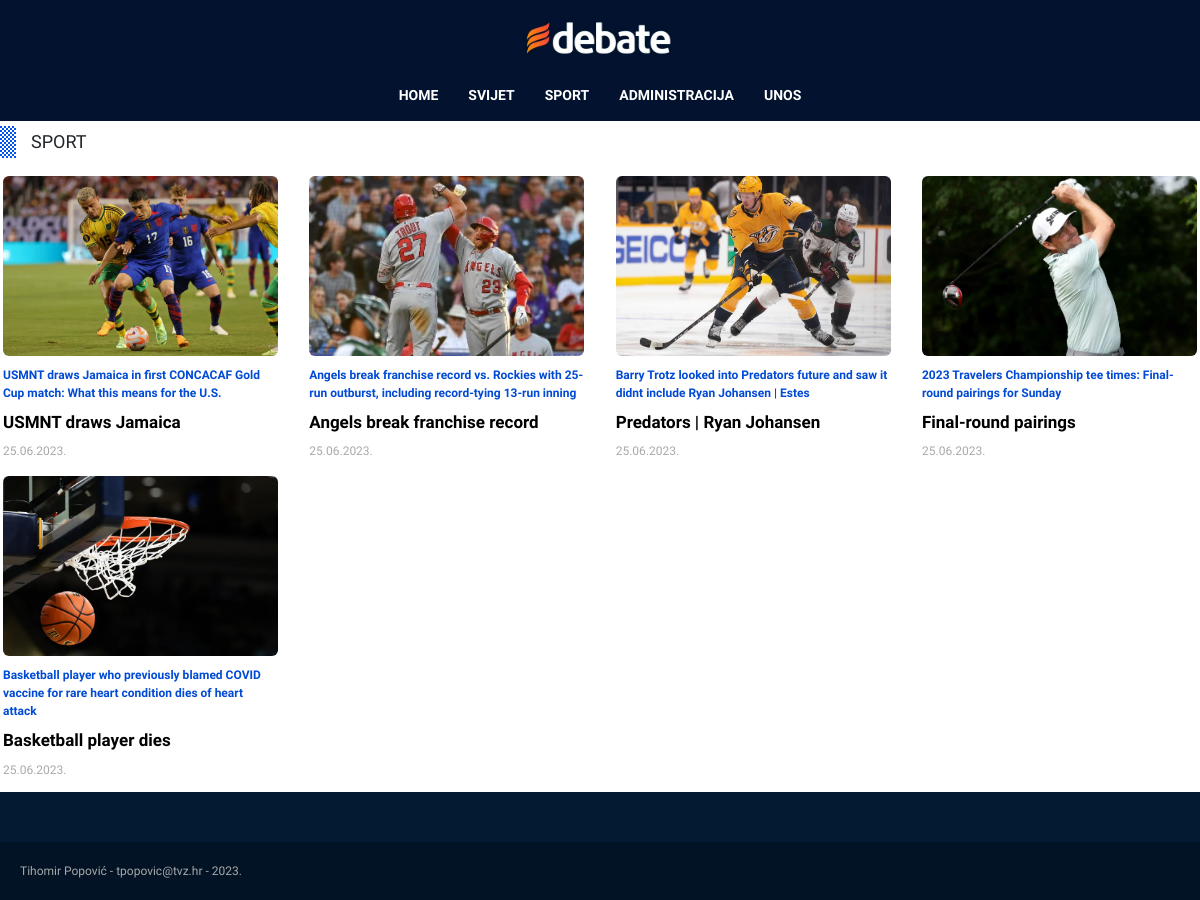
The app's page /php/kategorija.php?kategorija=sport with its own data.
### tables this page shows
CREATE TABLE `vijesti` (
  `id` int(11) NOT NULL,
  `datum` varchar(32) NOT NULL,
  `naslov` varchar(64) NOT NULL,
  `sazetak` text NOT NULL,
  `tekst` text NOT NULL,
  `slika` varchar(255) NOT NULL,
  `kategorija` varchar(64) NOT NULL,
  `prikazi` tinyint(1) NOT NULL
);

### php/kategorija.php (the view, shortened to what this page needs)
<!DOCTYPE html>
<html lang="en">
<head>
    <link rel="stylesheet" href="../css/bootstrap.min.css">
    <link rel="stylesheet" href="../css/style.css">
</head>
<body>
    <?php
    include 'connect.php';
    $kategorija = strtoupper($_GET['kategorija']);
    ?>
    <section>
        <h2>
            <img src="../assets/bullet.webp" alt="">
            <span>
                <?php echo $kategorija; ?>
            </span>
        </h2>
        <div class="articleWrapper">
            <?php
            $query = "SELECT * FROM vijesti WHERE prikazi = 1 AND kategorija = '$kategorija'";
            $result = mysqli_query($dbc, $query);
            while ($row = mysqli_fetch_array($result)) {
                echo "
                <article>
                    <img src='" . IMGPATH . $row['slika'] . "' alt='" . $row['slika'] . "'>
                    <p class='about'>" . $row['sazetak'] . "</p>
                    <h3>
                        <a href='clanak.php?id=" . $row['id'] . "'>" . $row['naslov'] . "</a>
                    </h3>
                    <p class='author'>" . $row['datum'] . "</p>
                </article>
                ";
            }
            ?>
        </div>
    </section>
    <footer>
        Tihomir Popović - tpopovic@tvz.hr - 2023.
    </footer>
</body>
</html>

### css/style.css (style rules this page uses)
* { margin: 0; padding: 0; font-family: 'Pathway Extreme', sans-serif; }
header { background-color: #02122F; }
header img { display: block; margin: 0 auto; height: 80px; }
nav { display: flex; justify-content: center; }
nav a { padding: 5px 15px; margin-bottom: 10px; color: white; text-decoration: none; font-weight: bold; font-size: 14px; }
section { max-width: 1200px; margin: 0 auto; }
section h2 { display: flex; align-items: center; margin: 5px 0 15px 0; }
section h2 span { margin-left: 15px; font-size: 18px; }
.articleWrapper { display: flex; flex-wrap: wrap; justify-content: space-between; }
.articleWrapper article { width: 275px; margin: 3px; }
.articleWrapper article img { width: 100%; height: 180px; object-fit: cover; border-radius: 6px; }
.articleWrapper article .about { color: #004AD5; font-weight: bold; font-size: 12px; margin: 10px 0; }
.articleWrapper article h3 { font-size: 17px; }
.articleWrapper article h3 a { text-decoration: none; color: black; font-weight: bold; font-size: 17px; }
.articleWrapper article .author { color: #A9A9A9; font-size: 12px; margin: 10px 0; }
footer { font-size: 12px; color: #A9A9A9; padding: 20px ; background-color: #021325; border-top: 50px solid #031A32; }

### records on screen
vijesti: slika (picture), sazetak "USMNT draws Jamaica in first CONCACAF Gold Cup match: What this means for the U.S.", naslov "USMNT draws Jamaica", datum "25.06.2023."
vijesti: slika (picture), sazetak "Angels break franchise record vs. Rockies with 25-run outburst, including record-tying 13-run inning", naslov "Angels break franchise record", datum "25.06.2023."
vijesti: slika (picture), sazetak "Barry Trotz looked into Predators future and saw it didnt include Ryan Johansen | Estes", naslov "Predators | Ryan Johansen", datum "25.06.2023."
vijesti: slika (picture), sazetak "2023 Travelers Championship tee times: Final-round pairings for Sunday", naslov "Final-round pairings", datum "25.06.2023."
vijesti: slika (picture), sazetak "Basketball player who previously blamed COVID vaccine for rare heart condition dies of heart attack", naslov "Basketball player dies", datum "25.06.2023."

### other values on screen
$kategorija "SPORT"
